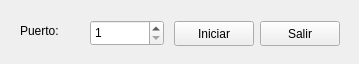
<?xml version="1.0" encoding="UTF-8"?>
<ui version="4.0">
 <class>Widget</class>
 <widget class="QWidget" name="Widget">
  <property name="geometry">
   <rect>
    <x>0</x>
    <y>0</y>
    <width>359</width>
    <height>64</height>
   </rect>
  </property>
  <property name="windowTitle">
   <string>Server 2</string>
  </property>
  <widget class="QSpinBox" name="sbxPuerto">
   <property name="geometry">
    <rect>
     <x>90</x>
     <y>20</y>
     <width>74</width>
     <height>26</height>
    </rect>
   </property>
   <property name="minimum">
    <number>1</number>
   </property>
   <property name="maximum">
    <number>65535</number>
   </property>
  </widget>
  <widget class="QPushButton" name="btnSalir">
   <property name="geometry">
    <rect>
     <x>260</x>
     <y>21</y>
     <width>80</width>
     <height>25</height>
    </rect>
   </property>
   <property name="text">
    <string>Salir</string>
   </property>
  </widget>
  <widget class="QLabel" name="lblPuerto">
   <property name="geometry">
    <rect>
     <x>20</x>
     <y>20</y>
     <width>51</width>
     <height>21</height>
    </rect>
   </property>
   <property name="text">
    <string>Puerto:</string>
   </property>
  </widget>
  <widget class="QPushButton" name="btnIniciar">
   <property name="geometry">
    <rect>
     <x>174</x>
     <y>21</y>
     <width>80</width>
     <height>25</height>
    </rect>
   </property>
   <property name="text">
    <string>Iniciar</string>
   </property>
  </widget>
 </widget>
 <layoutdefault spacing="6" margin="11"/>
 <resources/>
 <connections/>
</ui>
